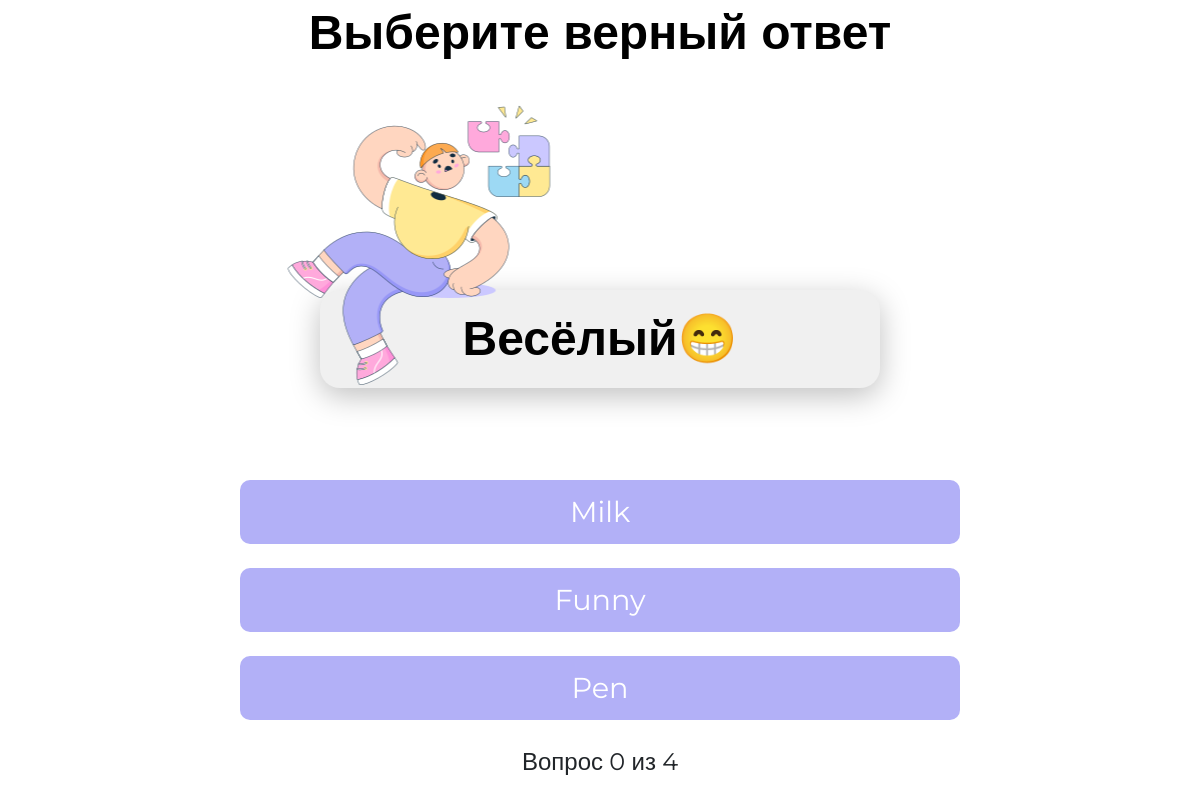
The app's page /question/1/ (signed in) with its own data.
### website/models.py (models this page shows, shortened)
class Question(models.Model):
    word = models.ForeignKey(Word, on_delete=models.CASCADE)
    completed = models.BooleanField(default=False)
    correct = models.BooleanField(default=False)

class Word(models.Model):
    russian_word = models.CharField(max_length=100)
    english_word = models.CharField(max_length=100, default="No translation provided")
    distractors = models.CharField(max_length=300, default='Add words')
    def get_distractors_list(self):
        return self.distractors.split()

class Test(models.Model):
    user = models.ForeignKey(User, on_delete=models.CASCADE)
    category = models.ForeignKey(Category, on_delete=models.SET_NULL, null=True, blank=True)
    questions = models.ManyToManyField(Question)
    current_question = models.IntegerField(default=0)
    progress = models.IntegerField(default=0)
    completed = models.BooleanField(default=False)

### website/views.py (the view, shortened to what this page needs)
# urls.py: path('question/<int:test_id>/', views.show_question, name='question'),
@login_required
def show_question(request, test_id):
    test = Test.objects.get(id=test_id, user=request.user)
    questions = list(test.questions.all())
    if test.current_question >= len(questions):
        test.completed = True
        test.save()
        return JsonResponse({'correct': True})
    question = questions[test.current_question]
    distractors = question.word.get_distractors_list()
    possible_answers = [question.word.english_word] + distractors
    random.shuffle(possible_answers)
    message = None
    retry = False
    return render(request, 'question.html', {
        'question': question,
        'test': test,
        'answers': possible_answers,
        'message': message,
        'retry': retry
    })

### english_learning/templates/question.html (shortened to what this page needs)
{% load static %}
<html lang="en, ru">
<head>
    <link href="{% static 'css/bootstrap.min.css' %}" rel="stylesheet">
    <link rel="stylesheet" href="https://cdnjs.cloudflare.com/ajax/libs/font-awesome/5.15.4/css/all.min.css">
    <link rel="stylesheet" href="https://cdnjs.cloudflare.com/ajax/libs/OwlCarousel2/2.3.4/assets/owl.carousel.min.css">
    <link rel="stylesheet" href="https://cdnjs.cloudflare.com/ajax/libs/OwlCarousel2/2.3.4/assets/owl.theme.default.min.css">
    <link rel="stylesheet" href="{% static 'style.css' %}">
</head>
<body>
    <div class="container d-flex justify-content-center align-items-center" style="height: 100vh;">
        <div class="row">
            <div class="col-md-12 d-flex justify-content-center align-items-center" style="flex-direction: column;">
                <h1 class="text-center" style="margin-bottom: 10rem; font-size: 3rem; font-weight: bold;">Выберите верный ответ</h1>
                <div class="overlay-container d-flex justify-content-center align-items-center pt-5 pb-5" style="flex-direction: column;">
                    <img class="picture" src="{% static 'assets/image.png' %}" alt="">
                    <h1 class="text-center slovo">{{ question.word.russian_word }}</h1>
                </div>
                <form method="post" class="d-flex justify-content-center align-items-center" style="flex-direction: column;">
                    {% if not retry %}
                        {% for answer in answers %}
                        <button class="answer"  name="answer" value="{{ answer }}">{{ answer }}</button>
                    {% endfor %}
                    {% else %}
                        <a href="{% url 'start_test_with_id' test.id %}" class="btn btn-primary">Пройти тест заново</a>
                    {% endif %}
                </form>
                <p class="text-center mt-4" style="font-size: 1.5rem; margin-top: 0.8rem;">Вопрос {{ test.current_question }} из {{ test.questions.count }}</p>
            </div>
        </div>
    </div>
</body>
</html>

### english_learning/static/style.css (style rules this page uses)
* { font-family: 'Montserrat', sans-serif; box-sizing: border-box; margin: 0; overflow-x: none; }
h1, h2, h3, h4, h5, h6 { color: #ffffff; }
.container { padding-top: 25px; padding-bottom: 25px; }
.overlay-container { position: relative; width: 100%; height: auto; }
.picture { position: absolute; top: 10%; left: 25%; transform: translate(-50%, -50%); z-index: 10; max-width: 100%; height: auto; }
.slovo { position: relative; z-index: 1; width: 35rem; font-size: 3rem; font-weight: bold; padding: 20px; background-color: #f0f0f0; border-radius: 20px; box-shadow: 0 8px 30px rgba(0,0,0,0.25); display: inline-block; margin: 20px auto; }
.answer { border: none !important; border-radius: 10px; background-color: rgb(178,176,247); color: white; cursor: pointer; width: 45rem !important; height: 4rem !important; margin-top: 1.5rem !important; font-size: 1.8rem; transition: background-color 0.3s, transform 0.3s; }

### english_learning/templates/question.html (style rules this page uses)
h1 { color: black; }

### records on screen
Question: word.russian_word "Весёлый😁"
Word: answers "Funny"
Test: current_question "0", questions.count "4"

### other values on screen
{{ answer }} "Milk" "Pen"
